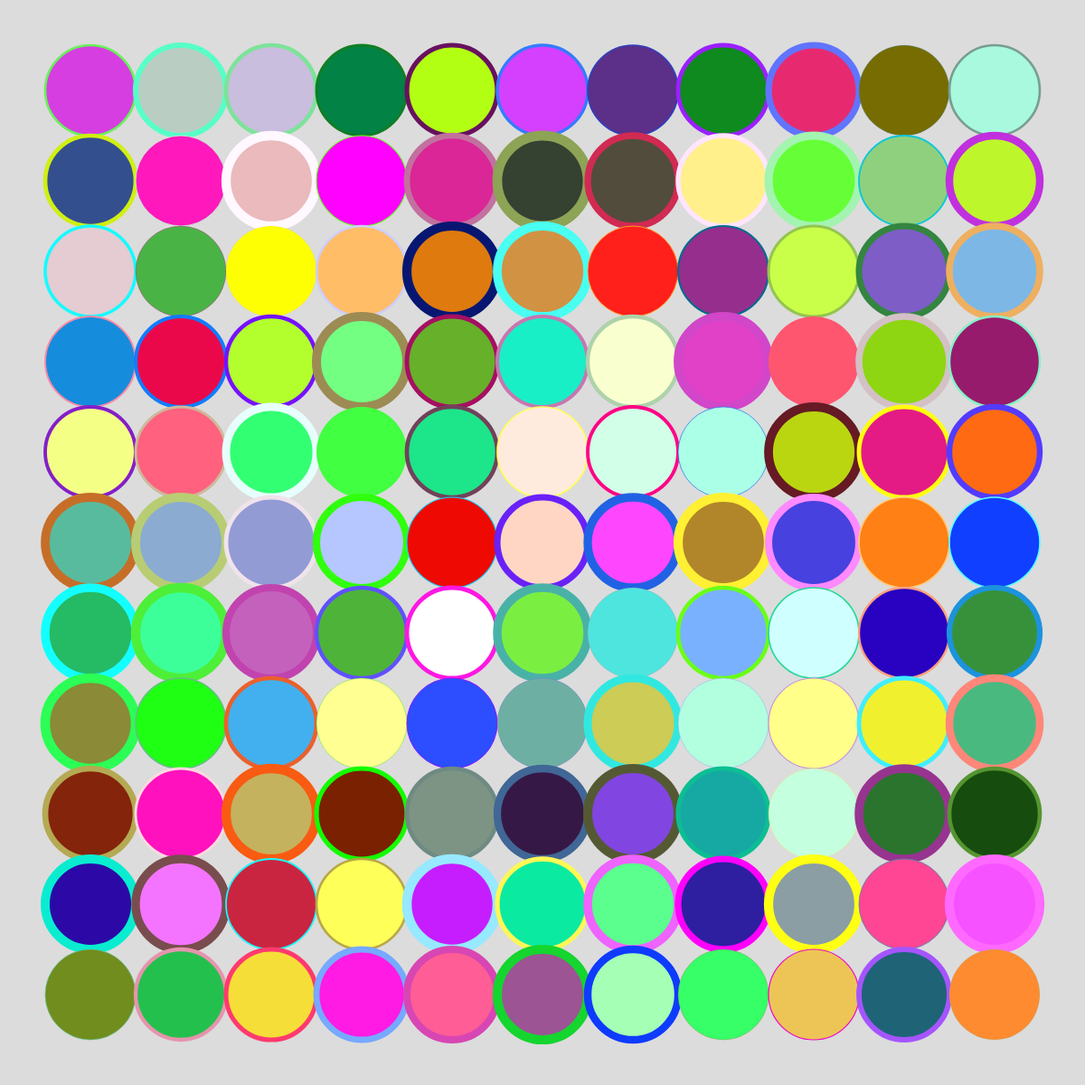
Frame 1 (no input)
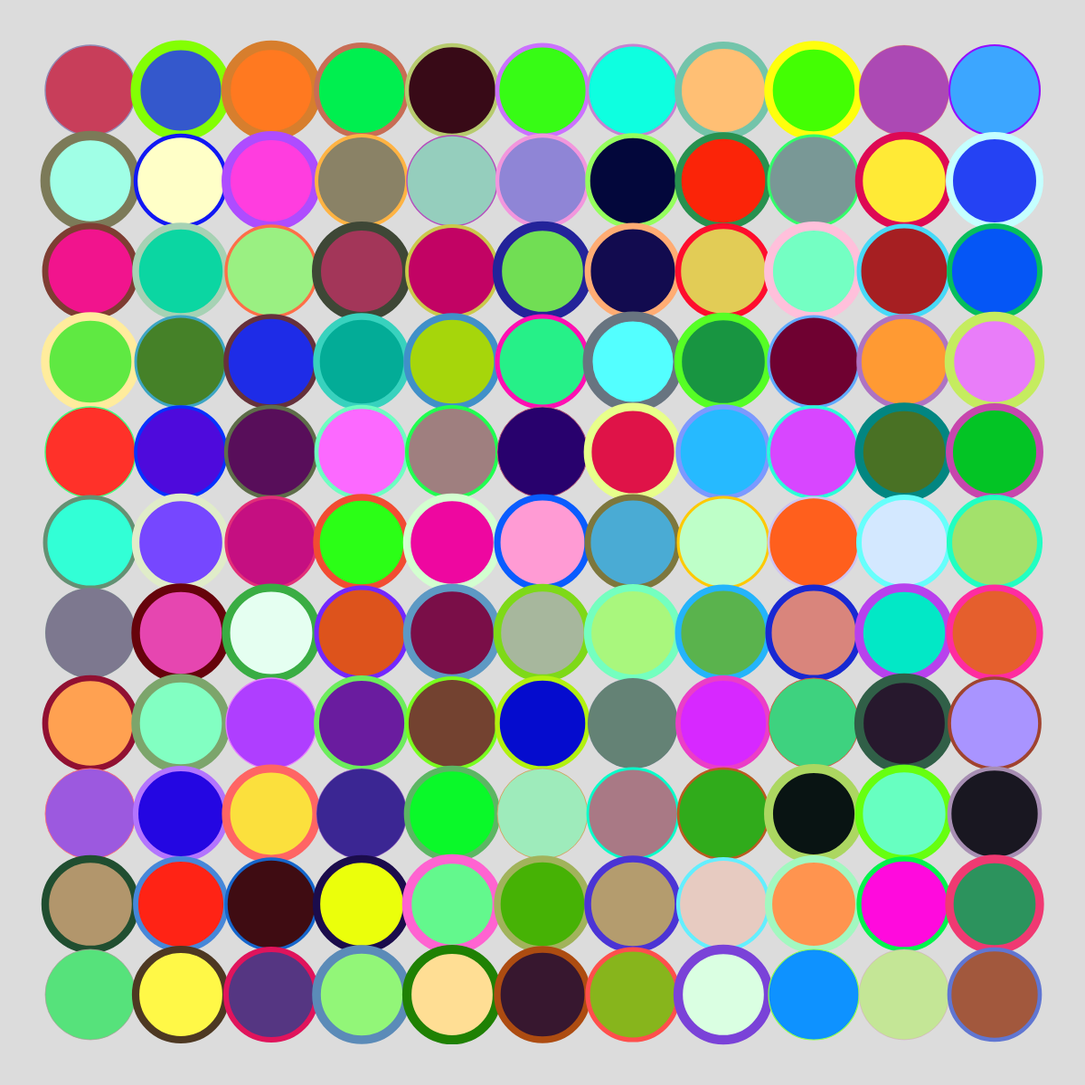
Frame 2 (the mouse pressed at the canvas centre, redrawn once)

The p5.js sketch that drew these frames (run headless with seeded random() and noise() and a simulated clock; the mouse was pressed at the canvas centre and the sketch redrawn once):

// p5.js sketch
// ── sketch.js
function setup() {
  // create a canvas
  createCanvas(1200, 1200);

  // disable animation
  noLoop();
}
//based on instructions
function draw() {
background(220)
translate(100,100);
//change 8 to 11 to make it look a bit bigger
for (let x = 0; x < 11; x++){
  for (let y = 0; y < 11; y++){
      //changed if from ellipse to arc
      arc(-20,0,100,100);
    //based on instructions
      push();
      //based on instructions
      translate(x * 100, y * 100);
        // Random the main color
      fill(random(300), random(300), random(300));
      // Random the stroke color
      stroke(random(300), random(300), random(300));
      // Random the stroke thickness, making it out of 11 so there is more variety and the grid is 11 by 11
      strokeWeight(random(0, 11));
      //based on instructions
      ellipse(0,0,100,100);
      //based on instructions
      pop();
   }
}
  
}
